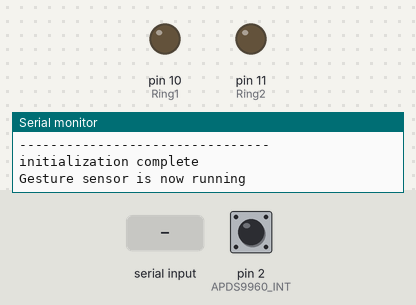
Bench run of a sketch on a simulated Arduino Uno, built with avr-gcc and run on an emulated ATmega328P. Shown: output pins drawn as LEDs (lit = HIGH), the last lines printed to the serial monitor. The test bench sets the inputs (shaded band); at power-on: pin 2 (APDS9960_INT) HIGH.

Above: at 1.2 s.
1.3 s: "*all on" received over Serial
At 2.5 s:
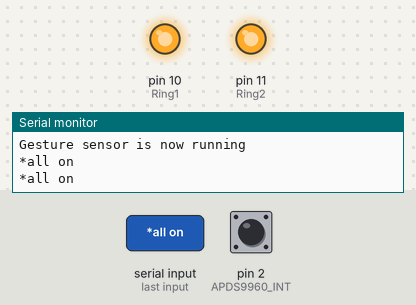
2.8 s: "*TV off" received over Serial
At 3.6 s:
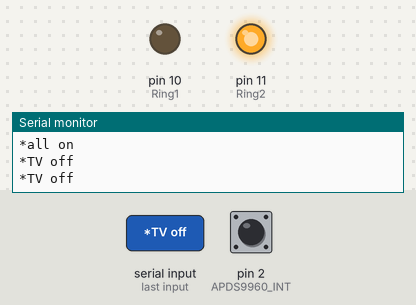
4.3 s: "*all off" received over Serial
At 5.1 s:
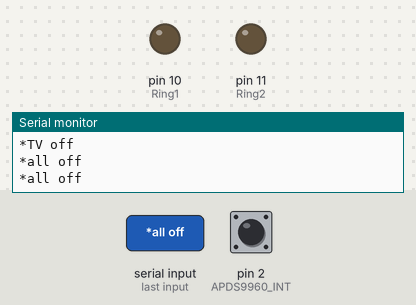
5.8 s: "*TV on" received over Serial
At 6.7 s:
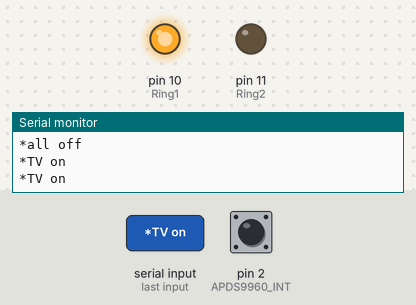
Timing chart, 0 to 8.3 s (numbered marks = the images above; inputs shaded):
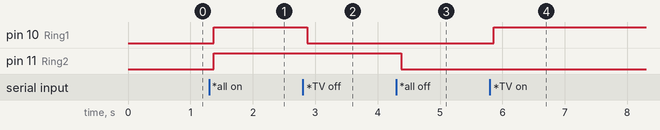

Measured:
- after the input at 1.3 s, pin 10 (Ring1), pin 11 (Ring2): LOW → HIGH after 0.07 s
- after the input at 2.8 s, pin 10 (Ring1): HIGH → LOW after 0.07 s
- after the input at 4.3 s, pin 11 (Ring2): HIGH → LOW after 0.08 s
- after the input at 5.8 s, pin 10 (Ring1): LOW → HIGH after 0.06 s

The sketch:

midtermCode1.0.ino
```cpp
/*
  Code by: Emre Sardogan
  March 18, 2016 @ Parsons School of Design
  '''''''''''''''''''''''''''''''''''''''''''''''''''''''''''''''''
  Credits to: Angelo Casimiro (4/27/14)(Android-Bluetooth)
            : Shawn Hymel @ SparkFun Electronics(GestureSensor)
*/


//Libraries
#include <Wire.h>
#include <SparkFun_APDS9960.h>

//GestureSensorPins
#define APDS9960_INT    2 //interrupt pin

//Global Variables
SparkFun_APDS9960 apds = SparkFun_APDS9960();
int isr_flag = 0;
String voice;
int
Ring1 = 10, //Connect LED 1 To Pin #2
Ring2 = 11; //Connect LED 2 To Pin #3


void setup() {

  Serial.begin(9600);
  //GestureSensor - Input
  pinMode(APDS9960_INT, INPUT);
  //NeoPixelRing - Output
  pinMode(Ring1, OUTPUT);
  pinMode(Ring2, OUTPUT);

  //GestureSensor-Setup
  Serial.println();
  Serial.println(F("--------------------------------"));
  Serial.println(F("GestureTest"));
  Serial.println(F("--------------------------------"));

  // Initialize interrupt service routine
  attachInterrupt(0, interruptRoutine, FALLING);

  // Initialize APDS-9960 (configure I2C and initial values)
  if ( apds.init() ) {
    Serial.println(F("initialization complete"));
  } else {
    Serial.println(F("Something went wrong during APDS-9960 init!"));
  }

  // Start running the APDS-9960 gesture sensor engine
  if ( apds.enableGestureSensor(true) ) {
    Serial.println(F("Gesture sensor is now running"));
  } else {
    Serial.println(F("Something went wrong during gesture sensor init!"));
  }
}

void loop() {

  //Loop 1 - GestureSensor
  if ( isr_flag == 1 ) {
    detachInterrupt(0);
    handleGesture();
    isr_flag = 0;
    attachInterrupt(0, interruptRoutine, FALLING);
  }
  //Loop 2 - Bluetooth-Android
  while (Serial.available()) { //Check if there is an available byte to read
    delay(10); //Delay added to make thing stable
    char c = Serial.read(); //Conduct a serial read
    if (c == '#') {
      break; //Exit the loop when the # is detected after the word
    }
    voice += c; //Shorthand for voice = voice + c
  }
  if (voice.length() > 0) {
    Serial.println(voice);
    voiceCommand();
  }
}

//Routine Int - Gesture Sensor
void interruptRoutine() {
  isr_flag = 1;
}
```

gestureSensor.ino
```cpp
int handleGesture() {
    if ( apds.isGestureAvailable() ) {
    switch ( apds.readGesture() ) {
      case DIR_UP:
        Serial.println("UP");
        break;
      case DIR_DOWN:
        Serial.println("DOWN");
        break;
      case DIR_LEFT:
        Serial.println("LEFT");
        break;
      case DIR_RIGHT:
        Serial.println("RIGHT");
        break;
      case DIR_NEAR:
        Serial.println("NEAR");
        break;
      case DIR_FAR:
        Serial.println("FAR");
        break;
      default:
        Serial.println("NONE");
    }
  }
}
```

xBluetoothArduino.ino
```cpp
void allon(){
     digitalWrite(Ring1, HIGH);
     digitalWrite(Ring2, HIGH);

}
void alloff(){
     digitalWrite(Ring1, LOW);
     digitalWrite(Ring2, LOW);

}

int voiceCommand(){

 if (voice.length() > 0) {
    Serial.println(voice);
//-----------------------------------------------------------------------//
  //----------Control Multiple Pins/ LEDs----------//
            if(voice == "*all on") {allon();}  //Turn Off All Pins (Call Function)
  else if(voice == "*all off") {alloff();} //Turn On  All Pins (Call Function)

  //----------Turn On One-By-One----------//
  else if(voice == "*TV on") {digitalWrite(Ring1, HIGH);}
  else if(voice == "*fan on") {digitalWrite(Ring2, HIGH);}

  //----------Turn Off One-By-One----------//
  else if(voice == "*TV off") {digitalWrite(Ring1, LOW);}
  else if(voice == "*fan off") {digitalWrite(Ring2, LOW);}

//-----------------------------------------------------------------------//
voice="";}} //Reset the variable after initiating
```
